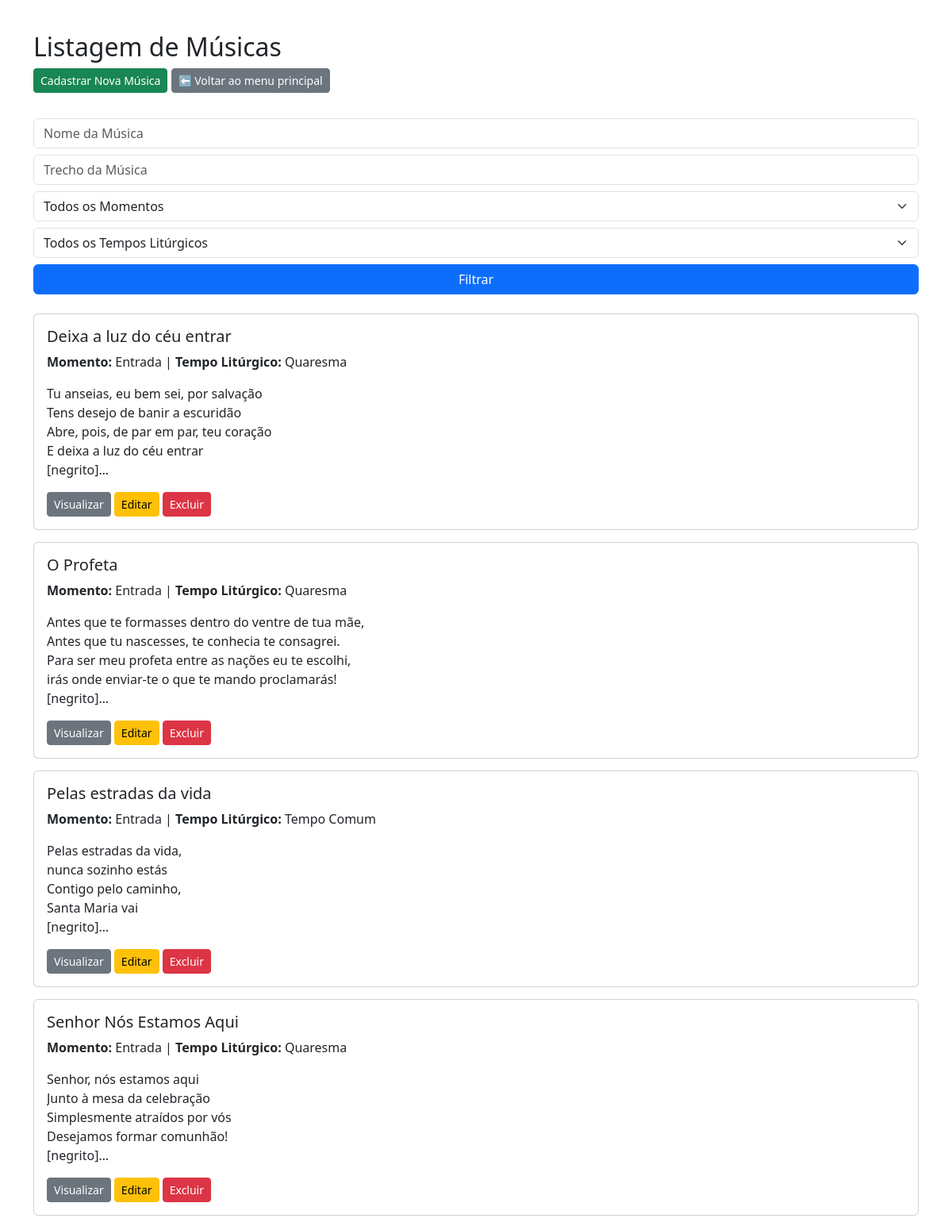
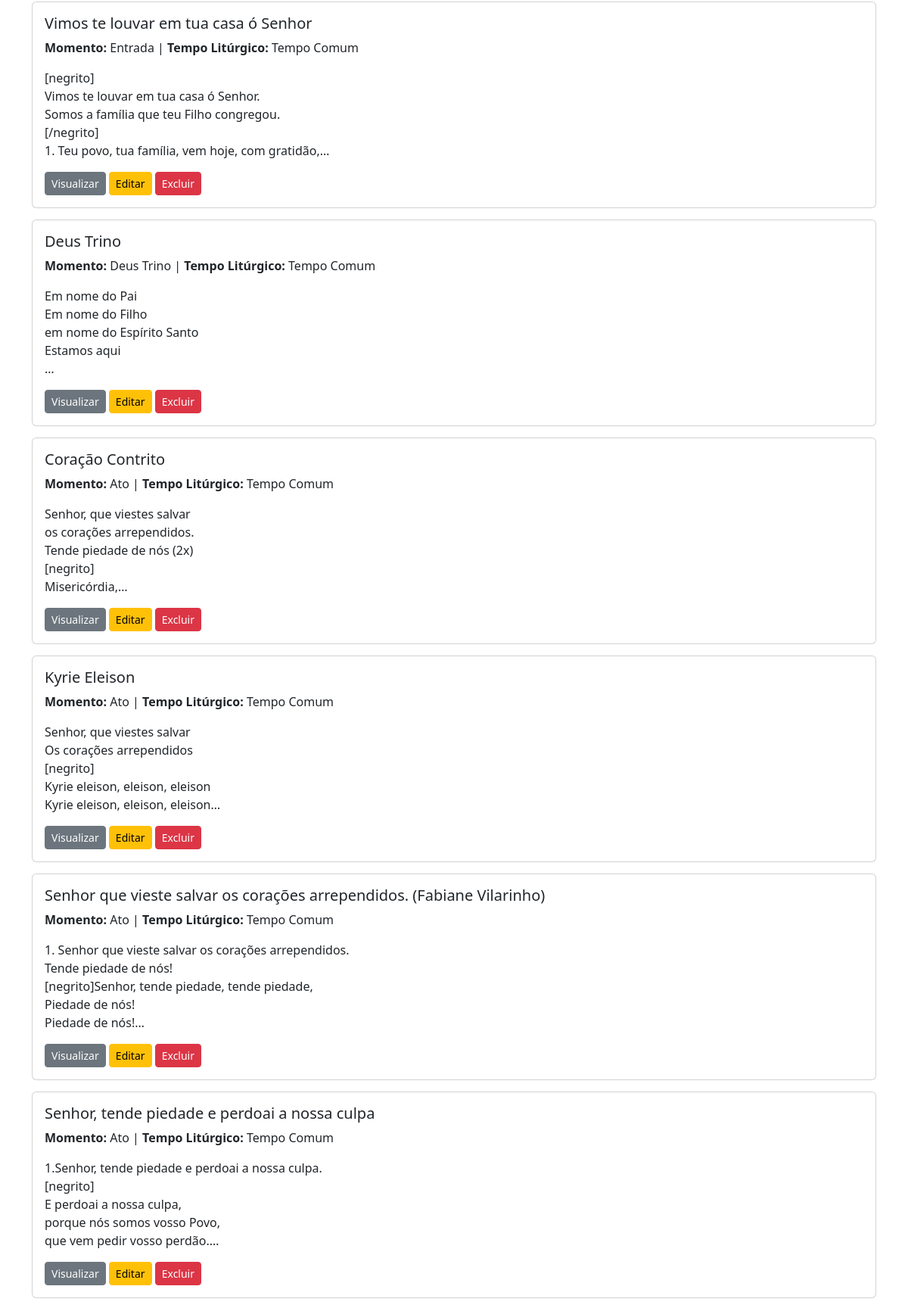
/admin/musicas.php (upper part), run on the app's committed database (2 pictures, top to bottom).
### tables this page shows
CREATE TABLE IF NOT EXISTS `tbmusica` (
  `idMusica` int(11) NOT NULL AUTO_INCREMENT,
  `NomeMusica` varchar(200) DEFAULT NULL,
  `Musica` varchar(1000) DEFAULT NULL,
  PRIMARY KEY (`idMusica`),
  UNIQUE KEY `NomeMusica` (`NomeMusica`)
);

CREATE TABLE IF NOT EXISTS `tbmomentosmissa` (
  `idMomento` int(11) NOT NULL AUTO_INCREMENT,
  `DescMomento` varchar(50) DEFAULT NULL,
  `OrdemDeExecucao` char(4) DEFAULT NULL,
  PRIMARY KEY (`idMomento`)
);

CREATE TABLE IF NOT EXISTS `tbtpliturgico` (
  `idTpLiturgico` int(11) NOT NULL AUTO_INCREMENT,
  `DescTempo` varchar(50) NOT NULL,
  `Sigla` varchar(2) NOT NULL,
  PRIMARY KEY (`idTpLiturgico`)
);

### admin/musicas.php (the view, shortened to what this page needs)
<?php
include('../conexao.php');
?>
<!DOCTYPE html>
<html lang="pt-br">
<head>
    <link rel="stylesheet" href="https://cdn.jsdelivr.net/npm/bootstrap@5.3.0/dist/css/bootstrap.min.css">
</head>
<body class="container py-4">
    <div class="mt-3 justify-content-between align-items-center mb-3">
        <h2 class="mb-2">Listagem de Músicas</h2>
        <a href="musicas_form.php" class="btn btn-success btn-sm mb-3">Cadastrar Nova Música</a>
        <a href="index.php" class="btn btn-secondary btn-sm mb-3">⬅️ Voltar ao menu principal</a>
    </div>
    <form method="GET" class="mb-4">
        <div class="row g-2">
            <div class="col-12">
                <input type="text" name="nome" class="form-control" placeholder="Nome da Música" value="<?= $_GET['nome'] ?? '' ?>">
            </div>
            <div class="col-12">
                <input type="text" name="trecho" class="form-control" placeholder="Trecho da Música" value="<?= $_GET['trecho'] ?? '' ?>">
            </div>
            <div class="col-12">
                <select name="momento" class="form-select">
                    <option value="">Todos os Momentos</option>
                </select>
            </div>
            <div class="col-12">
                <select name="tempo" class="form-select">
                    <option value="">Todos os Tempos Litúrgicos</option>
                </select>
            </div>
            <div class="col-12">
                <button class="btn btn-primary w-100">Filtrar</button>
            </div>
        </div>
    </form>
    <?php
    $sql = "
    SELECT
        mu.idMusica, mu.NomeMusica, mu.Musica, mm.DescMomento, mm.OrdemDeExecucao,
        v.LinkVideo, v.autor, c.TomMusica, c.DescMusicaCifra,
        tl.DescTempo, tl.Sigla
    FROM tbMusica mu
    LEFT OUTER JOIN tbmusicamomentomissa mmm ON mu.IdMusica = mmm.idMusica
    LEFT OUTER JOIN tbmomentosmissa mm ON mmm.idMomento = mm.idMomento
    LEFT OUTER JOIN tbvideo v ON mu.idMusica = v.idVideo
    LEFT OUTER JOIN tbcifras c ON mu.idMusica = c.idCifra
    LEFT OUTER JOIN tbtempoMusica tm ON mu.idMusica = tm.idMusica
    LEFT OUTER JOIN tbtpliturgico tl ON tm.idTpLiturgico = tl.idTpLiturgico
    WHERE 1 = 1
    ";
    $sql .= " ORDER BY mm.OrdemDeExecucao, mu.NomeMusica";
    $res = $conn->query($sql);
    if ($res->num_rows > 0):
        while ($row = $res->fetch_assoc()):
    ?>
    <div class="card">
        <div class="card-body">
            <h5 class="card-title"><?= htmlspecialchars($row['NomeMusica']) ?></h5>
            <p><strong>Momento:</strong> <?= htmlspecialchars($row['DescMomento']) ?> |
               <strong>Tempo Litúrgico:</strong> <?= htmlspecialchars($row['DescTempo']) ?></p>
            <div class="resumo-musica">
                <?= nl2br(htmlspecialchars($row['Musica'])) ?>
            </div>
            <div class="mt-3">
                <a href="musicas_visualizar.php?id=<?= $row['idMusica'] ?>" class="btn btn-secondary btn-sm">Visualizar</a>
                <a href="musicas_editar.php?id=<?= $row['idMusica'] ?>" class="btn btn-warning btn-sm">Editar</a>
                <a href="musicas_excluir.php?id=<?= $row['idMusica'] ?>" class="btn btn-danger btn-sm" onclick="return confirm('Tem certeza que deseja excluir esta música?')">Excluir</a>
            </div>
        </div>
    </div>
    <?php
        endwhile;
    else:
        echo "<p class='alert alert-warning'>Nenhuma música encontrada.</p>";
    endif;
    ?>
</body>
</html>

### admin/musicas.php (style rules this page uses)
.resumo-musica { overflow: hidden; display: -webkit-box; -webkit-line-clamp: 5; -webkit-box-orient: vertical; }
.card { margin-bottom: 15px; }

### data on the page
tbmusica: NomeMusica "Deixa a luz do céu entrar", tbmomentosmissa.DescMomento "Entrada", tbtpliturgico.DescTempo "Quaresma", Musica "Tu anseias, eu bem sei, por salvação Tens desejo de banir a escuridão Abre, pois, de par em par, teu coração E deixa a luz do céu entrar [negrito]"
tbmusica: NomeMusica "O Profeta", tbmomentosmissa.DescMomento "Entrada", tbtpliturgico.DescTempo "Quaresma", Musica "Antes que te formasses dentro do ventre de tua mãe, Antes que tu nascesses, te conhecia te consagrei. Para ser meu profeta entre as nações eu te escolhi, irás onde enviar-te o que te mando proclamarás! [negrito]"
tbmusica: NomeMusica "Pelas estradas da vida", tbmomentosmissa.DescMomento "Entrada", tbtpliturgico.DescTempo "Tempo Comum", Musica "Pelas estradas da vida, nunca sozinho estás Contigo pelo caminho, Santa Maria vai [negrito]"
tbmusica: NomeMusica "Senhor Nós Estamos Aqui", tbmomentosmissa.DescMomento "Entrada", tbtpliturgico.DescTempo "Quaresma", Musica "Senhor, nós estamos aqui Junto à mesa da celebração Simplesmente atraídos por vós Desejamos formar comunhão! [negrito]"
tbmusica: NomeMusica "Vimos te louvar em tua casa ó Senhor", tbmomentosmissa.DescMomento "Entrada", tbtpliturgico.DescTempo "Tempo Comum", Musica "[negrito] Vimos te louvar em tua casa ó Senhor. Somos a família que teu Filho congregou. [/negrito] 1. Teu povo, tua família, vem hoje, com gratidão,"
tbmusica: NomeMusica "Deus Trino", tbmomentosmissa.DescMomento "Deus Trino", tbtpliturgico.DescTempo "Tempo Comum", Musica "Em nome do Pai Em nome do Filho em nome do Espírito Santo Estamos aqui"
tbmusica: NomeMusica "Coração Contrito", tbmomentosmissa.DescMomento "Ato", tbtpliturgico.DescTempo "Tempo Comum", Musica "Senhor, que viestes salvar os corações arrependidos. Tende piedade de nós (2x) [negrito] Misericórdia,"
tbmusica: NomeMusica "Kyrie Eleison", tbmomentosmissa.DescMomento "Ato", tbtpliturgico.DescTempo "Tempo Comum", Musica "Senhor, que viestes salvar Os corações arrependidos [negrito] Kyrie eleison, eleison, eleison Kyrie eleison, eleison, eleison"
tbmusica: NomeMusica "Senhor que vieste salvar os corações arrependidos. (Fabiane Vilarinho)", tbmomentosmissa.DescMomento "Ato", tbtpliturgico.DescTempo "Tempo Comum", Musica "1. Senhor que vieste salvar os corações arrependidos. Tende piedade de nós! [negrito]Senhor, tende piedade, tende piedade, Piedade de nós! Piedade de nós!"
tbmusica: NomeMusica "Senhor, tende piedade e perdoai a nossa culpa", tbmomentosmissa.DescMomento "Ato", tbtpliturgico.DescTempo "Tempo Comum", Musica "1.Senhor, tende piedade e perdoai a nossa culpa. [negrito] E perdoai a nossa culpa, porque nós somos vosso Povo, que vem pedir vosso perdão."
